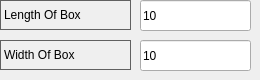
      <widget class="QWidget" name="page_4">
       <widget class="QLabel" name="label_76">
        <property name="geometry">
         <rect>
          <x>0</x>
          <y>0</y>
          <width>131</width>
          <height>30</height>
         </rect>
        </property>
        <property name="styleSheet">
         <string notr="true">QLabel{

     border-width: 1px;

     border-style: solid;

     border-color: rgb(96, 96, 96);

}</string>
        </property>
        <property name="text">
         <string>Length Of Box</string>
        </property>
        <property name="margin">
         <number>-1</number>
        </property>
       </widget>
       <widget class="QLineEdit" name="lineEdit_44">
        <property name="geometry">
         <rect>
          <x>140</x>
          <y>0</y>
          <width>111</width>
          <height>31</height>
         </rect>
        </property>
        <property name="text">
         <string>10</string>
        </property>
       </widget>
       <widget class="QLabel" name="label_77">
        <property name="geometry">
         <rect>
          <x>0</x>
          <y>40</y>
          <width>131</width>
          <height>30</height>
         </rect>
        </property>
        <property name="styleSheet">
         <string notr="true">QLabel{

     border-width: 1px;

     border-style: solid;

     border-color: rgb(96, 96, 96);

}</string>
        </property>
        <property name="text">
         <string>Width Of Box</string>
        </property>
        <property name="margin">
         <number>-1</number>
        </property>
       </widget>
       <widget class="QLineEdit" name="lineEdit_45">
        <property name="geometry">
         <rect>
          <x>140</x>
          <y>40</y>
          <width>111</width>
          <height>31</height>
         </rect>
        </property>
        <property name="text">
         <string>10</string>
        </property>
       </widget>
      </widget>
